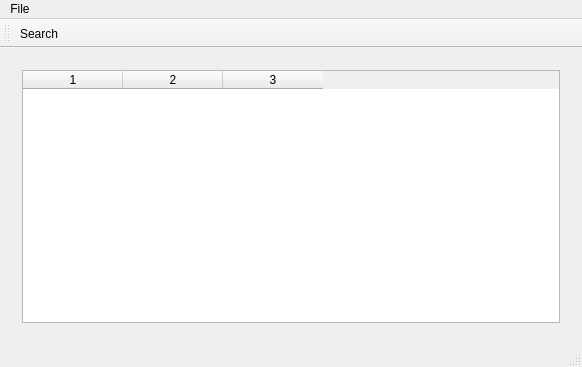
<?xml version="1.0" encoding="UTF-8"?>
<ui version="4.0">
 <class>MainWindow</class>
 <widget class="QMainWindow" name="MainWindow">
  <property name="geometry">
   <rect>
    <x>0</x>
    <y>0</y>
    <width>582</width>
    <height>367</height>
   </rect>
  </property>
  <property name="sizePolicy">
   <sizepolicy hsizetype="Preferred" vsizetype="Preferred">
    <horstretch>0</horstretch>
    <verstretch>0</verstretch>
   </sizepolicy>
  </property>
  <property name="windowTitle">
   <string>MainWindow</string>
  </property>
  <widget class="QWidget" name="centralWidget">
   <property name="autoFillBackground">
    <bool>false</bool>
   </property>
   <layout class="QGridLayout" name="gridLayout">
    <item row="0" column="0">
     <widget class="QStackedWidget" name="stackedWidget">
      <property name="enabled">
       <bool>true</bool>
      </property>
      <property name="sizePolicy">
       <sizepolicy hsizetype="Preferred" vsizetype="Preferred">
        <horstretch>0</horstretch>
        <verstretch>0</verstretch>
       </sizepolicy>
      </property>
      <property name="frameShape">
       <enum>QFrame::NoFrame</enum>
      </property>
      <property name="frameShadow">
       <enum>QFrame::Plain</enum>
      </property>
      <property name="currentIndex">
       <number>0</number>
      </property>
      <widget class="QWidget" name="page">
       <layout class="QGridLayout" name="gridLayout_3">
        <item row="0" column="0">
         <widget class="QTableWidget" name="tableWidget">
          <property name="styleSheet">
           <string notr="true"/>
          </property>
          <property name="frameShadow">
           <enum>QFrame::Sunken</enum>
          </property>
          <property name="editTriggers">
           <set>QAbstractItemView::NoEditTriggers</set>
          </property>
          <property name="selectionMode">
           <enum>QAbstractItemView::SingleSelection</enum>
          </property>
          <property name="selectionBehavior">
           <enum>QAbstractItemView::SelectRows</enum>
          </property>
          <property name="columnCount">
           <number>3</number>
          </property>
          <column/>
          <column/>
          <column/>
         </widget>
        </item>
       </layout>
      </widget>
      <widget class="QWidget" name="page_2">
       <layout class="QGridLayout" name="gridLayout_2"/>
      </widget>
     </widget>
    </item>
   </layout>
  </widget>
  <widget class="QMenuBar" name="menuBar">
   <property name="geometry">
    <rect>
     <x>0</x>
     <y>0</y>
     <width>582</width>
     <height>22</height>
    </rect>
   </property>
   <widget class="QMenu" name="menuFile">
    <property name="title">
     <string>File</string>
    </property>
    <addaction name="actionExit"/>
   </widget>
   <addaction name="menuFile"/>
  </widget>
  <widget class="QToolBar" name="mainToolBar">
   <attribute name="toolBarArea">
    <enum>TopToolBarArea</enum>
   </attribute>
   <attribute name="toolBarBreak">
    <bool>false</bool>
   </attribute>
   <addaction name="actionSearch"/>
  </widget>
  <widget class="QStatusBar" name="statusBar"/>
  <action name="actionExit">
   <property name="text">
    <string>Exit</string>
   </property>
  </action>
  <action name="actionSearch">
   <property name="text">
    <string>Search</string>
   </property>
   <property name="toolTip">
    <string>Search</string>
   </property>
  </action>
 </widget>
 <layoutdefault spacing="6" margin="11"/>
 <resources/>
 <connections/>
</ui>
